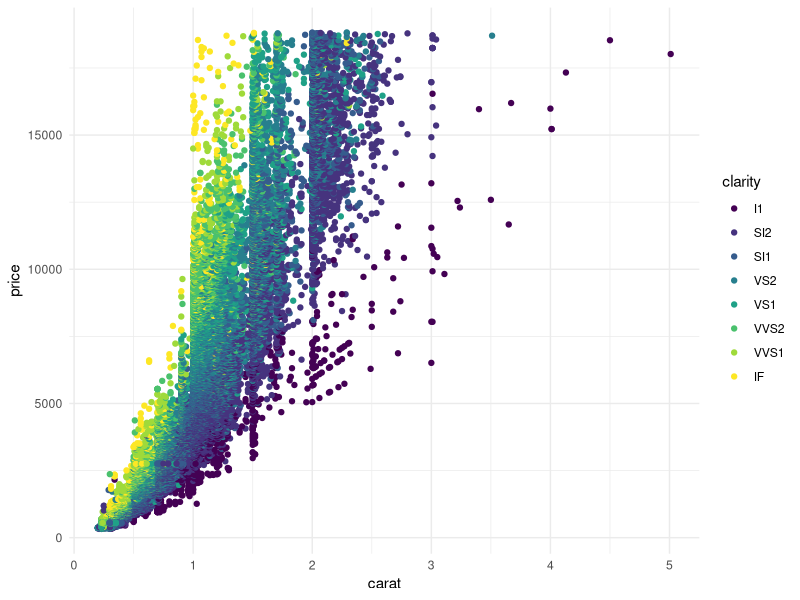

This chart was generated by the following R code:
## ---- chunk 1
library(ggplot2)
## ---- chunk 2
diamonds |> 
  ggplot() +
  aes(carat, price, color = clarity) +
  geom_point() +
  theme_minimal()
